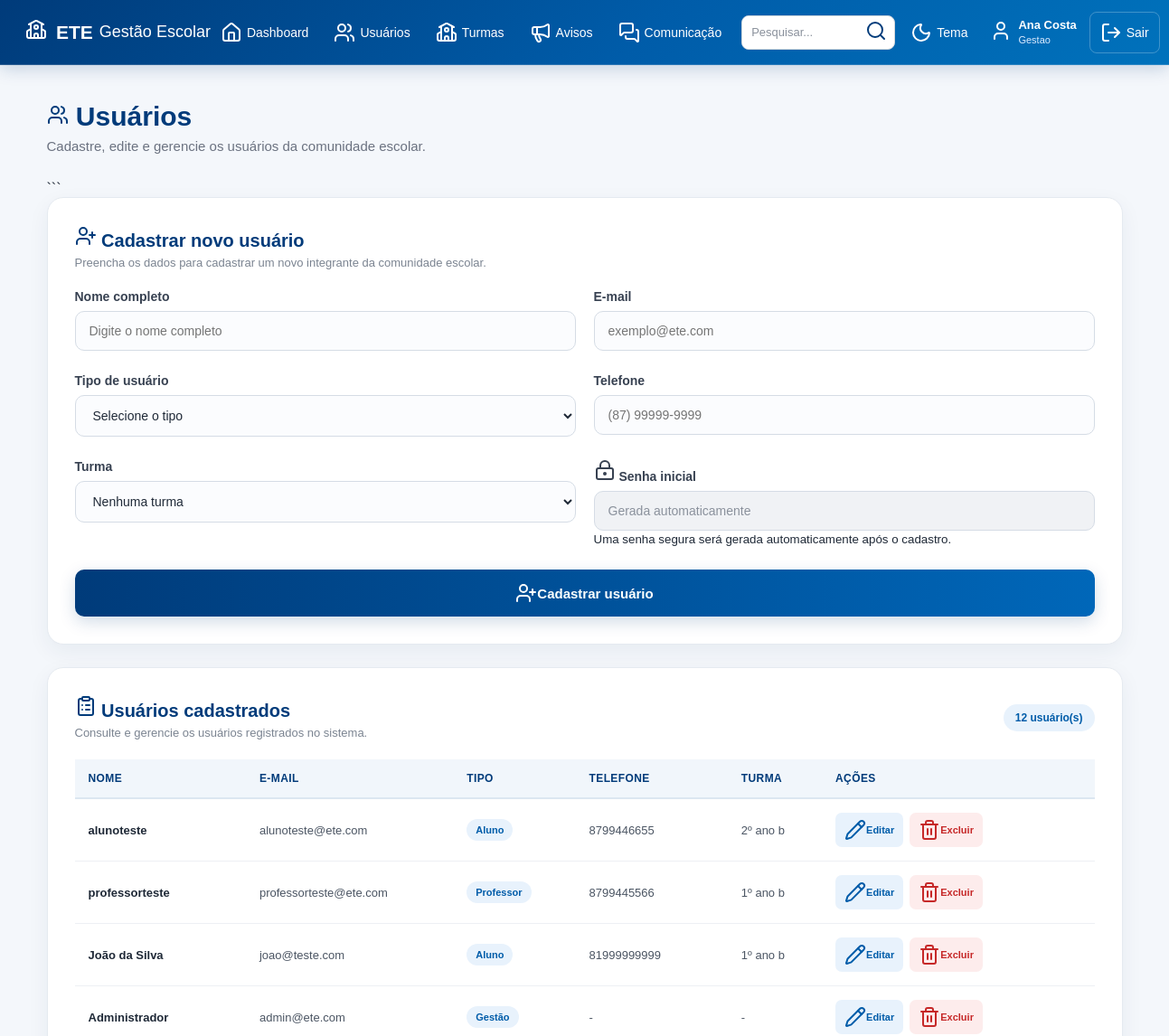
Before: /usuarios (signed in, upper part) with the older database file.
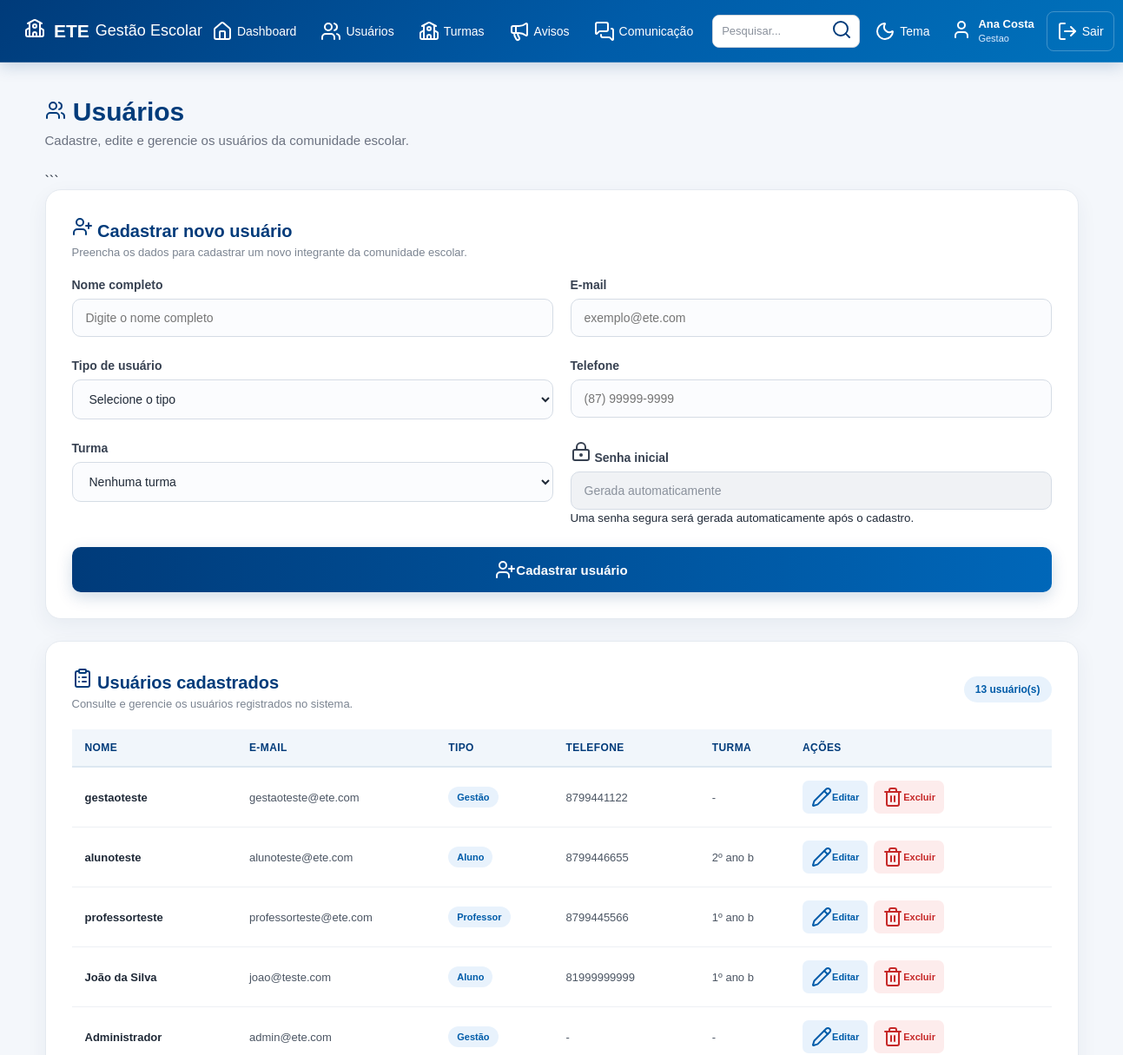
After: the same page with the newer database file.
### tables this page shows
CREATE TABLE usuarios (

            id INTEGER PRIMARY KEY AUTOINCREMENT,

            nome TEXT NOT NULL,

            email TEXT NOT NULL,

            tipo TEXT NOT NULL,

            telefone TEXT,

            turma TEXT

        , senha TEXT, primeiro_acesso INTEGER DEFAULT 0);

### app.py (the view, shortened to what this page needs)
@app.route("/usuarios", methods=["GET", "POST"])
def usuarios_page():
    acesso = exigir_tipo("gestao")
    if acesso:
        return acesso
    conexao = conectar()
    try:
        usuarios = conexao.execute(
            """
            SELECT *
            FROM usuarios
            ORDER BY id DESC
            """
        ).fetchall()
        turmas = conexao.execute(
            """
            SELECT *
            FROM turmas
            ORDER BY nome
            """
        ).fetchall()
    finally:
        conexao.close()
    return render_template(
        "usuarios.html",
        usuarios=usuarios,
        turmas=turmas,
        usuario_nome=session["usuario_nome"],
        usuario_tipo=session["usuario_tipo"]
    )

### app.py (called while the page is built)
def usuario_logado():
    return "usuario_id" in session

def exigir_tipo(tipo):
    if not usuario_logado():
        return redirect(
            url_for("inicio")
        )
    if session.get("usuario_tipo") != tipo:
        flash(
            "Você não tem permissão para acessar esta área.",
            "error"
        )
        return redirecionar_usuario()
    return None

def buscar_usuario_atual():
    if not usuario_logado():
        return None
    conexao = conectar()
    try:
        usuario = conexao.execute(
            """
            SELECT *
            FROM usuarios
            WHERE id = ?
            """,
            (session["usuario_id"],)
        ).fetchone()
        return usuario
    finally:
        conexao.close()

### banco.py (called while the page is built)
def conectar():
    conexao = sqlite3.connect("gestao_escolar.db")
    conexao.row_factory = sqlite3.Row
    return conexao

### templates/usuarios.html (shortened to what the changed rows need)
<!DOCTYPE html>
<html lang="pt-BR">
<head>
<link
    rel="stylesheet"
    href="{{ url_for('static', filename='style.css') }}"
>
</head>
<body>
{% include "menu.html" %}
<main class="dashboard">
<div class="dashboard-title">
<h2>
    <i data-lucide="users"></i>
    Usuários
</h2>
</div>
<section class="content-card users-list">
<div class="section-header">
    <div>
        <h3>
        </h3>
        <p>
        </p>
    </div>
    <span class="total-badge">
        {{ usuarios|length }} usuário(s)
    </span>
</div>
{% if usuarios %}
    <div class="table-container">
        <table>
            <thead>
                <tr>
                    <th>
                        Nome
                    </th>
                    <th>
                        E-mail
                    </th>
                    <th>
                        Tipo
                    </th>
                    <th>
                        Telefone
                    </th>
                    <th>
                        Turma
                    </th>
                    <th>
                        Ações
                    </th>
                </tr>
            </thead>
            <tbody>
                {% for usuario in usuarios %}
                    <tr>
                        <td>
                            <strong>
                                {{ usuario['nome'] }}
                            </strong>
                        </td>
                        <td>
                            {{ usuario['email'] }}
                        </td>
                        <td>
                            {% if usuario['tipo'] == 'gestao' %}
                                <span class="badge">
                                    Gestão
                                </span>
                            {% elif usuario['tipo'] == 'professor' %}
                                <span class="badge">
                                    Professor
                                </span>
                            {% else %}
                                <span class="badge">
                                    Aluno
                                </span>
                            {% endif %}
                        </td>
                        <td>
                            {{ usuario['telefone'] or '-' }}
                        </td>
                        <td>
                            {{ usuario['turma'] or '-' }}
                        </td>
                        <td>
                            <div class="table-actions">
                                <a
                                    href="{{ url_for('editar_usuario', id=usuario['id']) }}"
                                    class="btn-edit"
                                >
                                    <i data-lucide="pencil"></i>
                                    Editar
                                </a>
                                {% if usuario['id'] != session['usuario_id'] %}
                                    <a
                                        href="{{ url_for('excluir_usuario', id=usuario['id']) }}"
                                        class="btn-delete"
                                        onclick="return confirm('Tem certeza que deseja excluir este usuário?');"
                                    >
                                        <i data-lucide="trash-2"></i>
                                        Excluir
                                    </a>
                                {% else %}
                                    <span class="current-user">
                                        <i data-lucide="user"></i>
                                        Usuário atual
                                    </span>
                                {% endif %}
                            </div>
                        </td>
                    </tr>
                {% endfor %}
            </tbody>
        </table>
    </div>
{% endif %}
</section>
</main>
</body>
</html>

Changed rows visible on the page:
added usuarios: nome "gestaoteste", email "gestaoteste@ete.com", tipo "Gestão", telefone "8799441122", turma "-"
Other visible differences:
{{ usuarios|length }}: "12" → "13"
